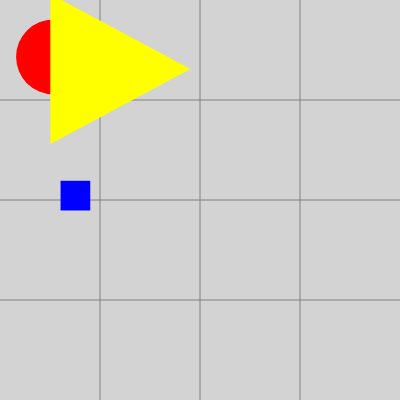
Frame 1 (no input)
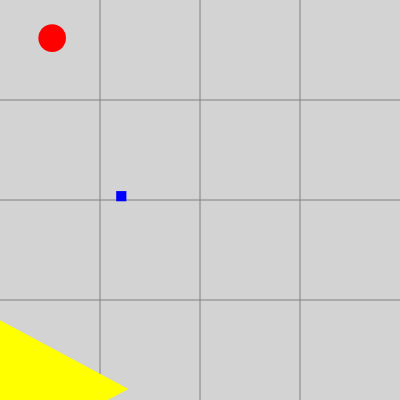
Frame 60 (no input)
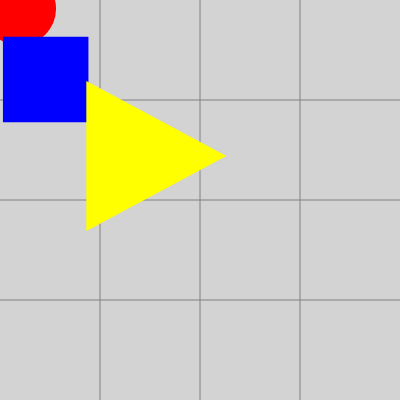
Frame 120 (the mouse pressed at the canvas centre since frame 60)

The p5.js sketch that drew these frames (run headless with seeded random() and noise() and a simulated clock; from frame 60 on, the mouse is pressed at the canvas centre):

// p5.js sketch
// ── sketch.js
/*

Varying the size of the circle and square

*/

// variables for ellipse
let circleX = 75;
let circleY = 275;
let circleWidth = 100;
let circleHeight = circleWidth;
let circleNewX, circleNewY, circleNewWidth, circleNewHeight;

// variables for rect
let squareX = 175;
let squareY = 225;
let squareWidth = 100;
let squareHeight = squareWidth;
let squareNewX, squareNewY, squareNewWidth, squareNewHeight;

// variables for triangle
let triangleX1 = 150;
let triangleY1 = 25;
let triangleX2 = 290;
let triangleY2 = 100;
let triangleX3 = 150;
let triangleY3 = 175;
let triangleCentreX = (triangleX1 + triangleX2 + triangleX3)/3;
let triangleCentreY = (triangleY1 + triangleY2 + triangleY3)/3;
let triangleNewCentreX, triangleNewCentreY, triangleNewX1, triangleNewY1, triangleNewX2, triangleNewY2, triangleNewX3, triangleNewY3;


function setup() {
  createCanvas(400, 400);
}

function draw() {
  background('lightgrey');

  drawGraph();

  stroke('black');
  strokeWeight(0);

  // draw the circle
  fill('red');
  circleNewX = random(circleX);
  circleNewY = random(circleY);
  circleNewWidth = random(circleWidth);
  circleNewHeight = circleNewWidth;
  ellipse(circleNewX, circleNewY, circleNewWidth, circleNewHeight);

  // draw the square
  fill('blue');
  squareNewX = random(squareX);
  squareNewY = random(squareY);
  squareNewWidth = random(squareWidth);
  squareNewHeight = squareNewWidth;
  rect(squareNewX, squareNewY, squareNewWidth, squareNewHeight);

  // draw the triangle
  // assign the random values to variables because we need to use them multiple times
  triangleNewCentreX = int(random(400));
  triangleNewCentreY = int(random(400));
  console.log(triangleNewCentreX,triangleNewCentreY, triangleCentreX, triangleCentreY);
  triangleNewX1 = triangleX1 + (triangleNewCentreX - triangleCentreX);
  triangleNewY1 = triangleY1 + (triangleNewCentreY - triangleCentreY);
  triangleNewX2 = triangleX2 + (triangleNewCentreX - triangleCentreX);
  triangleNewY2 = triangleY2 + (triangleNewCentreY - triangleCentreY);
  triangleNewX3 = triangleX3 + (triangleNewCentreX - triangleCentreX);
  triangleNewY3 = triangleY3 + (triangleNewCentreY - triangleCentreY);
  fill('yellow');
  triangle(triangleNewX1, triangleNewY1, triangleNewX2, triangleNewY2, triangleNewX3, triangleNewY3);
}

function drawGraph() {
  stroke('grey');
  strokeWeight(1);
  // draw a grid
  line(100, 0, 100, 400);
  line(200, 0, 200, 400);
  line(300, 0, 300, 400);
  line(0, 100, 400, 100);
  line(0, 200, 400, 200);
  line(0, 300, 400, 300);
}
